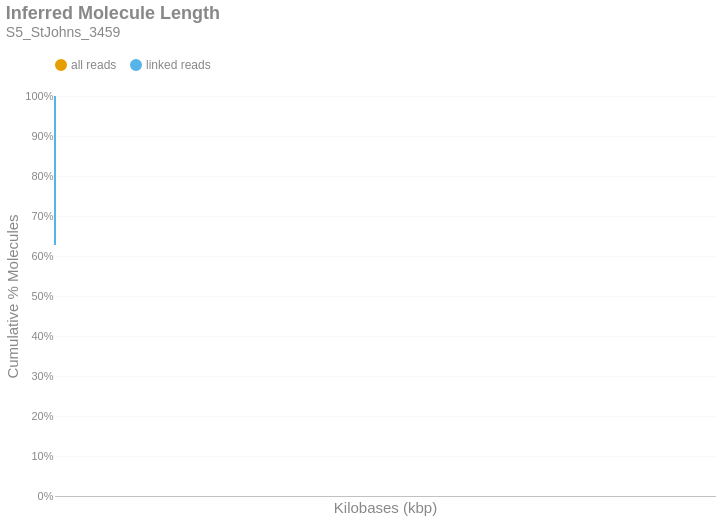

This figure's notebook cell:
### Markdown cell above
### Inferred Molecule Length
This is the cumulative frequency distribution of molecule lengths inferred from the first and last alignment positions along a contig for all alignments associated with a single linked-read barcode on a given contig.There are two distributions: one with `all` the alignments (yellow) and another with only `linked reads` (blue). The percent of molecules in the `linked reads` distribution is relative to the total number of linked molecules.

### Code cell
if SKIPLR:
    print_html(f"Skipped")
else:
    binned_df = consolidated_hist(valids['length_inferred']/1000, mask, 10, True)
    binned_df = binned_df.with_columns(
        pl.when(pl.col('bin').cast(pl.Utf8) == '0').then(pl.lit('1')).otherwise(pl.col('bin').cast(pl.Utf8)).alias('bin')
    )
    with SafeRender(binned_df):
        (
            density_plot(binned_df, 'Inferred Molecule Length', samplename, 'inferredlen')
            .transform_calculate(bin_kb='datum.bin / 1000')
            .encode(
                x=alt.X('bin_kb:Q', title="Kilobases (kbp)").scale(type='log', padding=0).axis(labelAngle=-40),
                y=alt.Y('value:Q', title='Cumulative % Molecules')
                    .axis(format='%')
                    .stack(False)
                    .scale(domainMin=0, domainMax=1,padding=0),
                color=alt.Color("key:N").scale(domain = ["all reads", "linked reads"]),
                tooltip = [
                    alt.Tooltip("key:N", title = "Data Type"),
                    alt.Tooltip("range_label:N", title="Kilobases"),
                    alt.Tooltip("value:Q", format = ".2%", title="% Molecules (Cum.)")
                ]
            )
        ).display()

### Figure 1 — Vega-Lite specification as saved in the notebook (floating-point values rounded to 4 significant figures)
{"width": "container", "height": 400, "config": {"title": {"anchor": "start", "dy": -15, "fontSize": 18, "color": "#888888", "subtitleColor": "#888888", "subtitleFontSize": 14}, "arc": {"fill": "#0072B2"}, "axis": {"domainColor": "#888888", "domainWidth": 0.5, "gridWidth": 0.2, "grid": false, "titleFontWeight": 400, "titleFontSize": 15, "labelFontSize": 11, "labelColor": "#888888", "tickColor": "#888888", "tickWidth": 0.2, "titleColor": "#888888"}, "axisBand": {"grid": false}, "axisX": {"grid": true, "tickSize": 10, "domainCap": "round"}, "axisY": {"domain": false, "grid": true, "tickSize": 0, "domainCap": "round"}, "background": "transparent", "header": {"labelFontSize": 15, "labelColor": "#888888", "titleFontSize": 15, "titleFontWeight": 600, "titleColor": "#888888"}, "legend": {"labelFont": "sans-serif", "labelFontSize": 12, "labelColor": "#888888", "symbolSize": 100, "symbolType": "circle", "titleFontSize": 12, "titlePadding": 10, "titleColor": "#888888", "title": null, "orient": "top"}, "range": {"category": ["#E69F00", "#56B4E9", "#009E73", "#F0E442", "#0072B2", "#D55E00", "#CC79A7", "#000000"], "diverging": ["#cfe8f3", "#a2d4ec", "#73bfe2", "#46abdb", "#1696d2", "#12719e"]}, "area": {"fill": "#0072B2", "fillOpacity": 0.7, "line": true, "strokeOpacity": 0.7}, "line": {"color": "#0072B2", "stroke": "#0072B2", "strokeWidth": 2}, "trail": {"color": "#0072B2", "stroke": "#0072B2", "strokeWidth": 0, "size": 1}, "point": {"filled": true, "fillOpacity": 1.0, "size": 95}, "text": {"color": "#888888", "fontSize": 11, "align": "right", "fontWeight": 400, "size": 11}, "bar": {"fill": "#0072B2", "stroke": null}, "view": {"stroke": null, "continuousWidth": 660, "continuousHeight": 400}}, "data": {"name": "data-e385f2fd115ac9036261ccb1b3148d03"}, "mark": {"type": "line", "interpolate": "monotone", "point": {"opacity": 0, "size": 275}}, "encoding": {"color": {"field": "key", "scale": {"domain": ["all reads", "linked reads"]}, "type": "nominal"}, "tooltip": [{"field": "key", "title": "Data Type", "type": "nominal"}, {"field": "range_label", "title": "Kilobases", "type": "nominal"}, {"field": "value", "format": ".2%", "title": "% Molecules (Cum.)", "type": "quantitative"}], "x": {"axis": {"labelAngle": -40}, "field": "bin_kb", "scale": {"type": "log", "padding": 0}, "title": "Kilobases (kbp)", "type": "quantitative"}, "y": {"axis": {"format": "%"}, "field": "value", "scale": {"domainMin": 0, "domainMax": 1, "padding": 0}, "stack": false, "title": "Cumulative % Molecules", "type": "quantitative"}}, "params": [{"name": "param_c36ac31b6afebe62", "select": {"type": "point", "fields": ["key"]}, "bind": "legend"}], "title": {"text": "Inferred Molecule Length", "subtitle": "S5_StJohns_3459"}, "transform": [{"fold": ["all reads (cumsum)", "linked reads (cumsum)"]}, {"calculate": "replace(datum.key, ' (cumsum)', '')", "as": "key"}, {"filter": {"param": "param_c36ac31b6afebe62"}}, {"calculate": "datum.bin / 1000", "as": "bin_kb"}], "usermeta": {"embedOptions": {"downloadFileName": "S5_StJohns_3459.inferredlen"}}, "$schema": "https://vega.github.io/schema/vega-lite/v6.1.0.json", "datasets": {"data-e385f2fd115ac9036261ccb1b3148d03": [{"bin": "0.0", "interval": "0.0-10.0", "all reads": 0.8999, "linked reads": 0.6275, "all reads (cumsum)": 0.8999, "linked reads (cumsum)": 0.6275, "range_label": "0-9"}, {"bin": "10.0", "interval": "10.0-20.0", "all reads": 0.05876, "linked reads": 0.2183, "all reads (cumsum)": 0.9587, "linked reads (cumsum)": 0.8458, "range_label": "10-19"}, {"bin": "20.0", "interval": "20.0-30.0", "all reads": 0.02517, "linked reads": 0.09396, "all reads (cumsum)": 0.9838, "linked reads (cumsum)": 0.9397, "range_label": "20-29"}, {"bin": "30.0", "interval": "30.0-40.0", "all reads": 0.009909, "linked reads": 0.03694, "all reads (cumsum)": 0.9937, "linked reads (cumsum)": 0.9767, "range_label": "30-39"}, {"bin": "40.0", "interval": "40.0-50.0", "all reads": 0.004012, "linked reads": 0.01483, "all reads (cumsum)": 0.9977, "linked reads (cumsum)": 0.9915, "range_label": "40-49"}, {"bin": "50.0", "interval": "50.0-60.0", "all reads": 0.001321, "linked reads": 0.004979, "all reads (cumsum)": 0.9991, "linked reads (cumsum)": 0.9965, "range_label": "50-59"}, {"bin": "60.0", "interval": "60.0-70.0", "all reads": 0.0005124, "linked reads": 0.001931, "all reads (cumsum)": 0.9996, "linked reads (cumsum)": 0.9984, "range_label": "60-69"}, {"bin": "70.0", "interval": "70.0-80.0", "all reads": 0.000226, "linked reads": 0.0008517, "all reads (cumsum)": 0.9998, "linked reads (cumsum)": 0.9992, "range_label": "70-79"}, {"bin": "80.0", "interval": "80.0-90.0", "all reads": 0.0001052, "linked reads": 0.0003922, "all reads (cumsum)": 0.9999, "linked reads (cumsum)": 0.9996, "range_label": "80-89"}, {"bin": "90.0", "interval": "90.0-100.0", "all reads": 5.047e-05, "linked reads": 0.0001901, "all reads (cumsum)": 1.0, "linked reads (cumsum)": 0.9998, "range_label": "90-99"}, {"bin": "100.0", "interval": "100.0-110.0", "all reads": 2.223e-05, "linked reads": 8.368e-05, "all reads (cumsum)": 1.0, "linked reads (cumsum)": 0.9999, "range_label": "100-109"}, {"bin": "110.0", "interval": "110.0-120.0", "all reads": 1.111e-05, "linked reads": 4.209e-05, "all reads (cumsum)": 1.0, "linked reads (cumsum)": 1.0, "range_label": "110-119"}, {"bin": "120.0", "interval": "120.0-130.0", "all reads": 5.883e-06, "linked reads": 2.179e-05, "all reads (cumsum)": 1.0, "linked reads (cumsum)": 1.0, "range_label": "120-129"}, {"bin": "130.0", "interval": "130.0-140.0", "all reads": 2.615e-06, "linked reads": 9.903e-06, "all reads (cumsum)": 1.0, "linked reads (cumsum)": 1.0, "range_label": "130-139"}, {"bin": "140.0", "interval": "140.0-150.0", "all reads": 1.569e-06, "linked reads": 5.942e-06, "all reads (cumsum)": 1.0, "linked reads (cumsum)": 1.0, "range_label": "140-149"}, {"bin": "150.0", "interval": "150.0-160.0", "all reads": 1.177e-06, "linked reads": 4.457e-06, "all reads (cumsum)": 1.0, "linked reads (cumsum)": 1.0, "range_label": "150-159"}, {"bin": "160.0", "interval": "160.0-170.0", "all reads": 6.537e-07, "linked reads": 2.476e-06, "all reads (cumsum)": 1.0, "linked reads (cumsum)": 1.0, "range_label": "160-169"}, {"bin": "170.0", "interval": "170.0-180.0", "all reads": 1.307e-07, "linked reads": 4.952e-07, "all reads (cumsum)": 1.0, "linked reads (cumsum)": 1.0, "range_label": "170-179"}, {"bin": "180.0", "interval": "180.0-190.0", "all reads": 0.0, "linked reads": 0.0, "all reads (cumsum)": 1.0, "linked reads (cumsum)": 1.0, "range_label": "180-189"}, {"bin": "190.0", "interval": "190.0-200.0", "all reads": 1.307e-07, "linked reads": 4.952e-07, "all reads (cumsum)": 1.0, "linked reads (cumsum)": 1.0, "range_label": "190-199"}]}}
